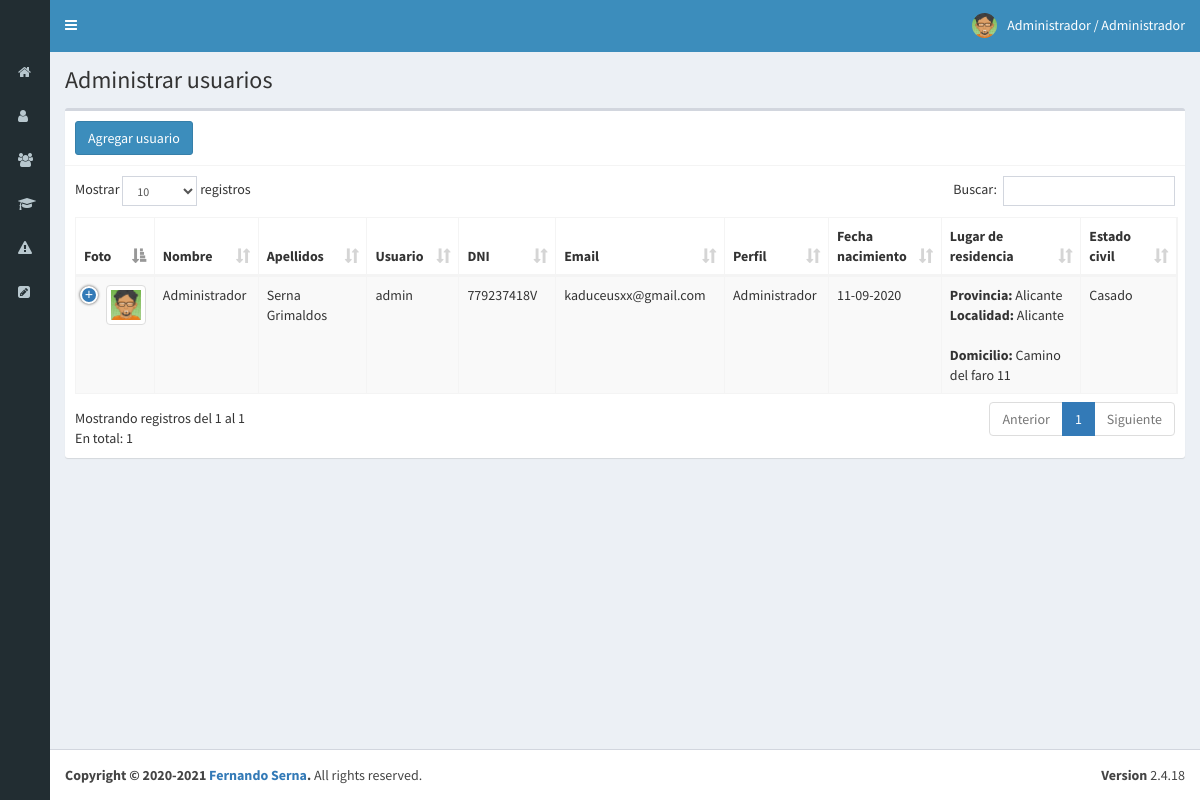
/usuarios (signed in), run on the app's committed database.
### tables this page shows
CREATE TABLE `usuarios` (
  `id_usuario` int(11) NOT NULL,
  `nombre` text NOT NULL,
  `apellidos` varchar(20) NOT NULL,
  `usuario` text NOT NULL,
  `password` text NOT NULL,
  `dni` varchar(10) NOT NULL,
  `email` varchar(40) NOT NULL,
  `perfil` text NOT NULL,
  `foto` text NOT NULL,
  `estado` int(11) NOT NULL,
  `ultimo_login` datetime NOT NULL,
  `nacimiento` date NOT NULL,
  `provincia` varchar(30) NOT NULL,
  `localidad` varchar(30) NOT NULL,
  `domicilio` varchar(40) NOT NULL,
  `civil` varchar(20) NOT NULL
);

### controlador/plantilla.controlador.php (called while the page is built)
<?php
class ControladorPlantilla {
    public function ctr_plantilla(){
        include ("vista/plantilla.php");
    }
}

### index.php (called while the page is built, shortened)
<?php
require_once("controlador/plantilla.controlador.php");
require_once("controlador/usuarios.controlador.php");
require_once("controlador/partes.controlador.php");
require_once("modelo/usuarios.modelo.php");
$plantilla = new ControladorPlantilla();
$plantilla -> ctr_plantilla();

### modelo/usuarios.modelo.php (called while the page is built, shortened)
<?php
class ModeloUsuarios{
    static public function mdl_mostrarUsuarios($tabla, $item, $valor){
        require ("conexion.php");
        if($item != null){
            $sql="SELECT * FROM $tabla where $item= :$item";
            $stmt = $conexion -> prepare($sql);
            $stmt -> bindParam(":" . $item, $valor, PDO::PARAM_STR);
            $stmt -> execute();
            return $stmt -> fetch();
        }else{
            $sql = "SELECT * FROM $tabla";
            $stmt = $conexion -> prepare($sql);
            $stmt -> execute();
            return $stmt -> fetchAll();
        }
    }
}

### controlador/usuarios.controlador.php (called while the page is built, shortened)
<?php
class ControladorUsuarios{
    static public function ctr_mostrarUsuarios($item, $valor){
        $tabla = "usuarios";
        $respuesta = ModeloUsuarios::mdl_mostrarUsuarios($tabla, $item, $valor);
        return $respuesta;
    }
}

### vista/modulos/usuarios.php (the view, shortened to what this page needs)
<div class="content-wrapper">
  <section class="content-header">
    <h1>
      Administrar usuarios
    </h1>
  </section>
  <section class="content">
    <div class="box">
      <div class="box-header with-border">
        <button class="btn btn-primary" data-toggle="modal" data-target="#modal_agregarUsuario">Agregar usuario</button>
      </div>
      <div class="box-body">
        <table class="table table-bordered table-striped dt-responsive tabla ">
          <thead>
            <tr >
              <th>Foto</th>
              <th>Nombre</th>
              <th>Apellidos</th>
              <th>Usuario</th>
              <th style="width:5px">DNI</th>
              <th style="width:5px">Email</th>
              <th style="width:5px">Perfil</th>
              <th style="width:5px">Fecha nacimiento</th>
              <th>Lugar de residencia</th>
              <th>Estado civil</th>
            </tr>
          </thead>
          <tbody>
          <?php
            $item = null;
            $valor = null;
            $usuarios = ControladorUsuarios::ctr_mostrarUsuarios($item, $valor);
            foreach ($usuarios as $key => $value) {
              echo '<tr>
                ';
                if($value["foto"] != ""){
                  echo '<td><img src="'.$value["foto"].'" class="img-thumbnail" width="60px"></td>';
                }else{
                  echo '<td><img src="vista/img/usuarios/default/anonymous.png" class="img-thumbnail" width="60px"></td>';
                }
                echo '<td>' . $value["nombre"] .'</td>
                <td>' . $value["apellidos"] .'</td>
                <td>' . $value["usuario"] .'</td>
                <td>' . $value["dni"] .'</td>
                <td>' . $value["email"] .'</td>
                <td>' . $value["perfil"] .'</td>';
                $fecha = $value["nacimiento"];
                $extracion_ano =  substr($fecha, 0, 4);
                $extracion_mes =  substr($fecha, 4, 4);
                $extracion_dia = substr($fecha, 8, 2);
                echo '<td>' .$extracion_dia . $extracion_mes  . $extracion_ano .  '</td>';
                echo '<td>' . "<b>Provincia: </b>" . $value["provincia"]. "<br>" .
                "<b>Localidad: </b>" . $value["localidad"] . "<br><br>" .
                "<b>Domicilio: </b>" . $value["domicilio"] .
                '</td>';
                echo '<td>' .$value["civil"]. '</td>';
                echo '<td>
                      <div class="btn-group">
                        <button class="btn btn-warning btn_editarUsuario" idUsuario="'.$value["id_usuario"].'" data-toggle="modal" data-target="#modal_editarUsuario"><i class="fa fa-pencil"></i></button>
                        <button class="btn btn-danger btn_eliminarUsuario" idUsuario="'.$value["id_usuario"].'" fotoUsuario="'.$value["foto"].'" nombreUsuario="'.$value["usuario"].'"><i class="fa fa-times"></i></button>
                      </div>
                    </td>
              </tr>';
            }
          ?>
          </tbody>
        </table>
      </div>
    </div>
  </section>
</div>

### data on the page
usuarios: foto (picture), nombre "Administrador", apellidos "Serna Grimaldos", usuario "admin", dni "779237418V", email "kaduceusxx@gmail.com", perfil "Administrador", nacimiento "11", nacimiento "-09-", nacimiento "2020", provincia "Alicante", localidad "Alicante", domicilio "Camino del faro 11", civil "Casado"

### other printed values
$_SESSION["nombre"] "Administrador"
$_SESSION["perfil"] "Administrador"
